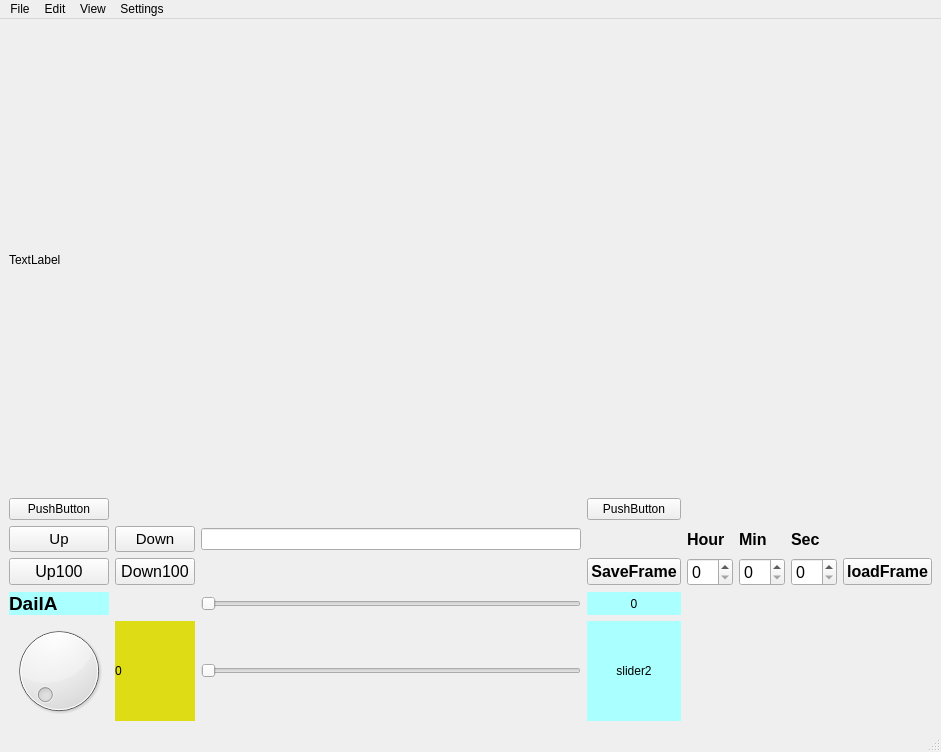
<?xml version="1.0" encoding="UTF-8"?>
<ui version="4.0">
 <class>MainWindow</class>
 <widget class="QMainWindow" name="MainWindow">
  <property name="geometry">
   <rect>
    <x>0</x>
    <y>0</y>
    <width>941</width>
    <height>752</height>
   </rect>
  </property>
  <property name="windowTitle">
   <string>MainWindow</string>
  </property>
  <widget class="QWidget" name="centralwidget">
   <layout class="QVBoxLayout" name="verticalLayout">
    <item>
     <layout class="QGridLayout" name="gridLayout_3">
      <item row="0" column="0">
       <widget class="QLabel" name="imageLabel">
        <property name="text">
         <string>TextLabel</string>
        </property>
       </widget>
      </item>
     </layout>
    </item>
    <item>
     <layout class="QGridLayout" name="gridLayout">
      <item row="0" column="1">
       <layout class="QGridLayout" name="gridLayout_2">
        <item row="5" column="3">
         <widget class="QLabel" name="label_6">
          <property name="styleSheet">
           <string notr="true">background-color: rgb(170, 255, 255);
font: 12pt &quot;MS Shell Dlg 2&quot;;</string>
          </property>
          <property name="text">
           <string>slider2</string>
          </property>
          <property name="alignment">
           <set>Qt::AlignCenter</set>
          </property>
         </widget>
        </item>
        <item row="4" column="3">
         <widget class="QLabel" name="frame_scan_label">
          <property name="styleSheet">
           <string notr="true">background-color: rgb(170, 255, 255);
font: 12pt &quot;MS Shell Dlg 2&quot;;</string>
          </property>
          <property name="text">
           <string>0</string>
          </property>
          <property name="alignment">
           <set>Qt::AlignCenter</set>
          </property>
         </widget>
        </item>
        <item row="4" column="0">
         <widget class="QLabel" name="label_2">
          <property name="font">
           <font>
            <pointsize>14</pointsize>
            <weight>75</weight>
            <bold>true</bold>
           </font>
          </property>
          <property name="styleSheet">
           <string notr="true">background-color: rgb(170, 255, 255);</string>
          </property>
          <property name="text">
           <string>DailA</string>
          </property>
         </widget>
        </item>
        <item row="5" column="2">
         <widget class="QSlider" name="horizontalSlider">
          <property name="orientation">
           <enum>Qt::Horizontal</enum>
          </property>
         </widget>
        </item>
        <item row="3" column="7">
         <widget class="QSpinBox" name="minSpin">
          <property name="font">
           <font>
            <pointsize>12</pointsize>
           </font>
          </property>
          <property name="cursor">
           <cursorShape>ArrowCursor</cursorShape>
          </property>
         </widget>
        </item>
        <item row="4" column="2">
         <widget class="QSlider" name="scan_Slider">
          <property name="orientation">
           <enum>Qt::Horizontal</enum>
          </property>
         </widget>
        </item>
        <item row="1" column="2">
         <widget class="QLineEdit" name="lineEdit_2"/>
        </item>
        <item row="3" column="3">
         <widget class="QPushButton" name="saveFrameButton">
          <property name="font">
           <font>
            <pointsize>12</pointsize>
            <weight>75</weight>
            <bold>true</bold>
           </font>
          </property>
          <property name="text">
           <string>SaveFrame</string>
          </property>
         </widget>
        </item>
        <item row="0" column="8">
         <widget class="QWidget" name="widget" native="true"/>
        </item>
        <item row="1" column="7">
         <widget class="QLabel" name="label_3">
          <property name="font">
           <font>
            <pointsize>12</pointsize>
            <weight>75</weight>
            <bold>true</bold>
           </font>
          </property>
          <property name="text">
           <string>Min</string>
          </property>
         </widget>
        </item>
        <item row="0" column="0">
         <widget class="QPushButton" name="pushButton_2">
          <property name="text">
           <string>PushButton</string>
          </property>
         </widget>
        </item>
        <item row="0" column="3">
         <widget class="QPushButton" name="pushButton_3">
          <property name="text">
           <string>PushButton</string>
          </property>
         </widget>
        </item>
        <item row="3" column="1">
         <widget class="QPushButton" name="down100Button">
          <property name="font">
           <font>
            <pointsize>12</pointsize>
           </font>
          </property>
          <property name="text">
           <string>Down100</string>
          </property>
         </widget>
        </item>
        <item row="1" column="1">
         <widget class="QPushButton" name="downButton">
          <property name="font">
           <font>
            <pointsize>11</pointsize>
           </font>
          </property>
          <property name="text">
           <string>Down</string>
          </property>
         </widget>
        </item>
        <item row="3" column="9">
         <widget class="QPushButton" name="loadFrameButton">
          <property name="font">
           <font>
            <pointsize>12</pointsize>
            <weight>75</weight>
            <bold>true</bold>
           </font>
          </property>
          <property name="text">
           <string>loadFrame</string>
          </property>
         </widget>
        </item>
        <item row="3" column="5">
         <widget class="QSpinBox" name="hourSpin">
          <property name="font">
           <font>
            <pointsize>12</pointsize>
           </font>
          </property>
          <property name="cursor">
           <cursorShape>ArrowCursor</cursorShape>
          </property>
         </widget>
        </item>
        <item row="0" column="2">
         <spacer name="horizontalSpacer_2">
          <property name="orientation">
           <enum>Qt::Horizontal</enum>
          </property>
          <property name="sizeHint" stdset="0">
           <size>
            <width>40</width>
            <height>20</height>
           </size>
          </property>
         </spacer>
        </item>
        <item row="1" column="8">
         <widget class="QLabel" name="label_5">
          <property name="font">
           <font>
            <pointsize>12</pointsize>
            <weight>75</weight>
            <bold>true</bold>
           </font>
          </property>
          <property name="text">
           <string>Sec</string>
          </property>
         </widget>
        </item>
        <item row="1" column="5">
         <widget class="QLabel" name="label">
          <property name="font">
           <font>
            <pointsize>12</pointsize>
            <weight>75</weight>
            <bold>true</bold>
           </font>
          </property>
          <property name="text">
           <string>Hour</string>
          </property>
         </widget>
        </item>
        <item row="3" column="0">
         <widget class="QPushButton" name="up100Button">
          <property name="font">
           <font>
            <pointsize>12</pointsize>
           </font>
          </property>
          <property name="cursor">
           <cursorShape>ArrowCursor</cursorShape>
          </property>
          <property name="text">
           <string>Up100</string>
          </property>
         </widget>
        </item>
        <item row="1" column="0">
         <widget class="QPushButton" name="upButton">
          <property name="font">
           <font>
            <pointsize>11</pointsize>
           </font>
          </property>
          <property name="text">
           <string>Up</string>
          </property>
         </widget>
        </item>
        <item row="3" column="8">
         <widget class="QSpinBox" name="secSpin">
          <property name="font">
           <font>
            <pointsize>12</pointsize>
           </font>
          </property>
          <property name="cursor">
           <cursorShape>ArrowCursor</cursorShape>
          </property>
         </widget>
        </item>
        <item row="5" column="1">
         <widget class="QLabel" name="dail_label">
          <property name="styleSheet">
           <string notr="true">font: 75 12pt &quot;MS Shell Dlg 2&quot;;
background-color: rgb(222,220, 20);</string>
          </property>
          <property name="text">
           <string>0</string>
          </property>
         </widget>
        </item>
        <item row="5" column="0">
         <widget class="QDial" name="dial">
          <property name="enabled">
           <bool>true</bool>
          </property>
          <property name="font">
           <font>
            <pointsize>12</pointsize>
           </font>
          </property>
         </widget>
        </item>
       </layout>
      </item>
     </layout>
    </item>
   </layout>
  </widget>
  <widget class="QMenuBar" name="menubar">
   <property name="geometry">
    <rect>
     <x>0</x>
     <y>0</y>
     <width>941</width>
     <height>26</height>
    </rect>
   </property>
   <widget class="QMenu" name="menuFile">
    <property name="title">
     <string>File</string>
    </property>
    <addaction name="actionOpen"/>
    <addaction name="actionSave"/>
    <addaction name="actioneXit"/>
   </widget>
   <widget class="QMenu" name="menuEdit">
    <property name="title">
     <string>Edit</string>
    </property>
   </widget>
   <widget class="QMenu" name="menuView">
    <property name="title">
     <string>View</string>
    </property>
    <addaction name="actionMax"/>
    <addaction name="actionNurm"/>
   </widget>
   <widget class="QMenu" name="menuSettings">
    <property name="title">
     <string>Settings</string>
    </property>
   </widget>
   <addaction name="menuFile"/>
   <addaction name="menuEdit"/>
   <addaction name="menuView"/>
   <addaction name="menuSettings"/>
  </widget>
  <widget class="QStatusBar" name="statusbar"/>
  <action name="actionOpen">
   <property name="text">
    <string>Open</string>
   </property>
  </action>
  <action name="actionSave">
   <property name="text">
    <string>Save</string>
   </property>
  </action>
  <action name="actioneXit">
   <property name="text">
    <string>eXit</string>
   </property>
   <property name="statusTip">
    <string>Click to exit</string>
   </property>
   <property name="shortcut">
    <string>Ctrl+X</string>
   </property>
  </action>
  <action name="actionMax">
   <property name="text">
    <string>Max</string>
   </property>
   <property name="shortcut">
    <string>Shift+M</string>
   </property>
  </action>
  <action name="actionNurm">
   <property name="text">
    <string>Nurm</string>
   </property>
   <property name="shortcut">
    <string>Shift+N</string>
   </property>
  </action>
 </widget>
 <resources/>
 <connections>
  <connection>
   <sender>actionMax</sender>
   <signal>triggered()</signal>
   <receiver>MainWindow</receiver>
   <slot>showMaximized()</slot>
   <hints>
    <hint type="sourcelabel">
     <x>-1</x>
     <y>-1</y>
    </hint>
    <hint type="destinationlabel">
     <x>470</x>
     <y>404</y>
    </hint>
   </hints>
  </connection>
  <connection>
   <sender>actionNurm</sender>
   <signal>triggered()</signal>
   <receiver>MainWindow</receiver>
   <slot>showNormal()</slot>
   <hints>
    <hint type="sourcelabel">
     <x>-1</x>
     <y>-1</y>
    </hint>
    <hint type="destinationlabel">
     <x>470</x>
     <y>404</y>
    </hint>
   </hints>
  </connection>
  <connection>
   <sender>actioneXit</sender>
   <signal>triggered()</signal>
   <receiver>MainWindow</receiver>
   <slot>close()</slot>
   <hints>
    <hint type="sourcelabel">
     <x>-1</x>
     <y>-1</y>
    </hint>
    <hint type="destinationlabel">
     <x>470</x>
     <y>404</y>
    </hint>
   </hints>
  </connection>
  <connection>
   <sender>scan_Slider</sender>
   <signal>sliderMoved(int)</signal>
   <receiver>frame_scan_label</receiver>
   <slot>setNum(int)</slot>
   <hints>
    <hint type="sourcelabel">
     <x>480</x>
     <y>569</y>
    </hint>
    <hint type="destinationlabel">
     <x>527</x>
     <y>565</y>
    </hint>
   </hints>
  </connection>
  <connection>
   <sender>dial</sender>
   <signal>valueChanged(int)</signal>
   <receiver>dail_label</receiver>
   <slot>setNum(int)</slot>
   <hints>
    <hint type="sourcelabel">
     <x>78</x>
     <y>645</y>
    </hint>
    <hint type="destinationlabel">
     <x>134</x>
     <y>647</y>
    </hint>
   </hints>
  </connection>
 </connections>
</ui>
